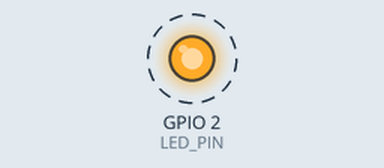
Bench run of a program on a simulated ESP32. Shown: output pins drawn as LEDs (lit = HIGH). Dashed ring = blinking. What the program prints to the serial monitor is not drawn.

Above: at 0.7 s.
Timing chart, 0 to 3.5 s (numbered marks = the images above):
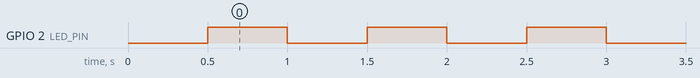

Measured:
- by itself, GPIO 2 (LED_PIN): alternates HIGH for 0.50 s and LOW for 0.50 s

The program:

main.cpp
```cpp
#include <Arduino.h>

namespace {
  constexpr int LED_PIN = 2;
  constexpr unsigned long BLINK_MS = 500;

  unsigned long counter = 0;
}

void setup() {
  Serial.begin(115200);
  delay(500);
  Serial.println();
  Serial.println("Hello from ESP32!");

  pinMode(LED_PIN, OUTPUT);
}

void loop() {
  digitalWrite(LED_PIN, HIGH);
  Serial.printf("tick %lu: LED ON\n", counter);
  delay(BLINK_MS);

  digitalWrite(LED_PIN, LOW);
  Serial.printf("tick %lu: LED OFF\n", counter);
  delay(BLINK_MS);

  ++counter;
}
```
